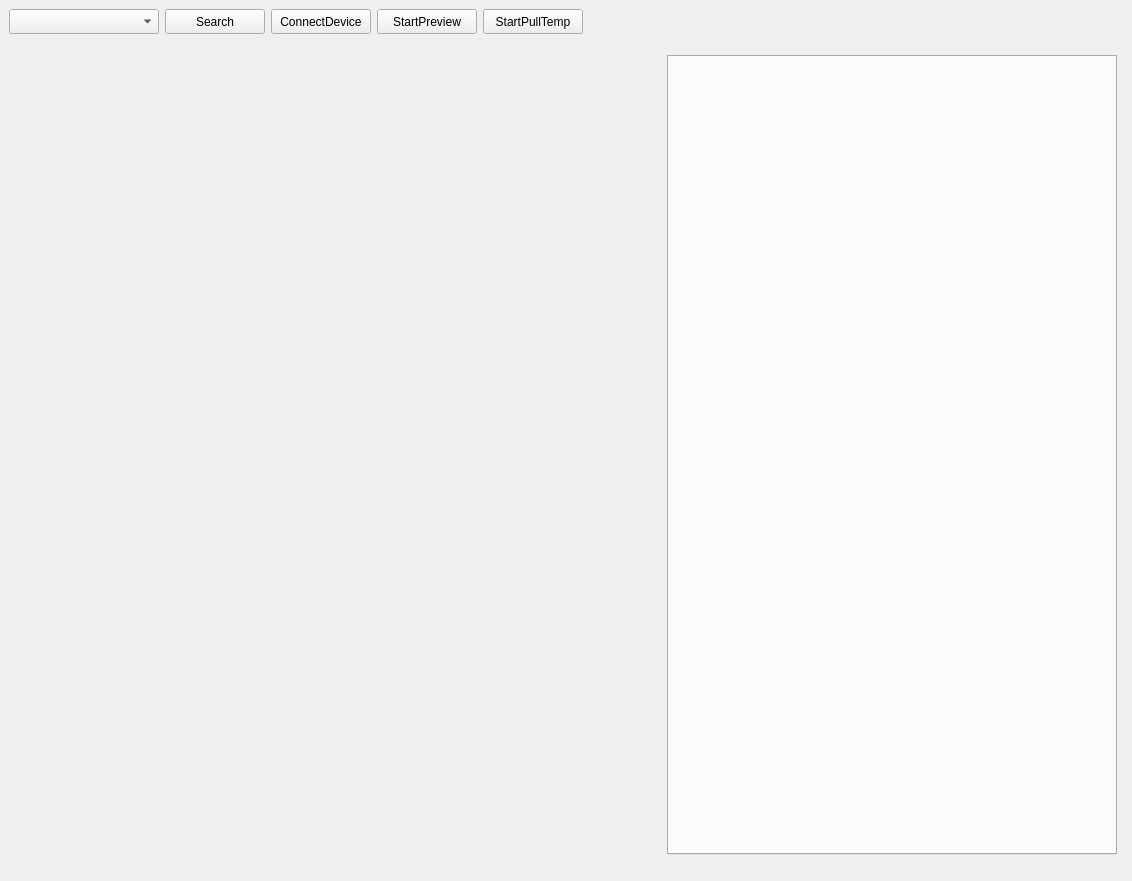
<?xml version="1.0" encoding="UTF-8"?>
<ui version="4.0">
 <class>MainWindowClass</class>
 <widget class="QMainWindow" name="MainWindowClass">
  <property name="geometry">
   <rect>
    <x>0</x>
    <y>0</y>
    <width>1132</width>
    <height>881</height>
   </rect>
  </property>
  <property name="windowTitle">
   <string>USBSDKDemo</string>
  </property>
  <widget class="QWidget" name="centralWidget">
   <layout class="QVBoxLayout" name="verticalLayout">
    <property name="leftMargin">
     <number>9</number>
    </property>
    <property name="topMargin">
     <number>9</number>
    </property>
    <property name="rightMargin">
     <number>9</number>
    </property>
    <item>
     <layout class="QHBoxLayout" name="horizontalLayout">
      <item>
       <widget class="QComboBox" name="devNameComboBox">
        <property name="minimumSize">
         <size>
          <width>150</width>
          <height>25</height>
         </size>
        </property>
       </widget>
      </item>
      <item>
       <widget class="QPushButton" name="searthBtn">
        <property name="minimumSize">
         <size>
          <width>100</width>
          <height>25</height>
         </size>
        </property>
        <property name="text">
         <string>Search</string>
        </property>
       </widget>
      </item>
      <item>
       <widget class="QPushButton" name="connectDevBtn">
        <property name="minimumSize">
         <size>
          <width>100</width>
          <height>25</height>
         </size>
        </property>
        <property name="text">
         <string>ConnectDevice</string>
        </property>
       </widget>
      </item>
      <item>
       <widget class="QPushButton" name="previewBtn">
        <property name="minimumSize">
         <size>
          <width>100</width>
          <height>25</height>
         </size>
        </property>
        <property name="text">
         <string>StartPreview</string>
        </property>
       </widget>
      </item>
      <item>
       <widget class="QPushButton" name="pullTempBtn">
        <property name="minimumSize">
         <size>
          <width>100</width>
          <height>25</height>
         </size>
        </property>
        <property name="text">
         <string>StartPullTemp</string>
        </property>
       </widget>
      </item>
      <item>
       <spacer name="horizontalSpacer">
        <property name="orientation">
         <enum>Qt::Horizontal</enum>
        </property>
        <property name="sizeHint" stdset="0">
         <size>
          <width>40</width>
          <height>20</height>
         </size>
        </property>
       </spacer>
      </item>
     </layout>
    </item>
    <item>
     <widget class="QWidget" name="widget" native="true">
      <property name="minimumSize">
       <size>
        <width>0</width>
        <height>0</height>
       </size>
      </property>
      <layout class="QHBoxLayout" name="horizontalLayout_2">
       <property name="leftMargin">
        <number>0</number>
       </property>
       <property name="rightMargin">
        <number>0</number>
       </property>
       <item>
        <layout class="QVBoxLayout" name="verticalLayout_2">
         <item>
          <widget class="VideoLabel" name="videoWidget" native="true">
           <property name="minimumSize">
            <size>
             <width>640</width>
             <height>512</height>
            </size>
           </property>
           <property name="maximumSize">
            <size>
             <width>640</width>
             <height>16777215</height>
            </size>
           </property>
          </widget>
         </item>
         <item>
          <spacer name="verticalSpacer">
           <property name="orientation">
            <enum>Qt::Vertical</enum>
           </property>
           <property name="sizeHint" stdset="0">
            <size>
             <width>20</width>
             <height>40</height>
            </size>
           </property>
          </spacer>
         </item>
        </layout>
       </item>
       <item>
        <widget class="QTabWidget" name="tabWidget">
         <property name="minimumSize">
          <size>
           <width>450</width>
           <height>0</height>
          </size>
         </property>
         <property name="maximumSize">
          <size>
           <width>450</width>
           <height>800</height>
          </size>
         </property>
         <property name="currentIndex">
          <number>-1</number>
         </property>
        </widget>
       </item>
      </layout>
     </widget>
    </item>
   </layout>
  </widget>
 </widget>
 <layoutdefault spacing="6" margin="11"/>
 <customwidgets>
  <customwidget>
   <class>VideoLabel</class>
   <extends>QWidget</extends>
   <header>VideoLabel.h</header>
   <container>1</container>
  </customwidget>
 </customwidgets>
 <resources>
  <include location="MainWindow.qrc"/>
 </resources>
 <connections/>
</ui>
